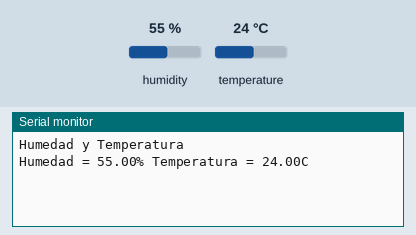
A sketch run on a simulated Arduino Uno, built with avr-gcc and run on an emulated ATmega328P. Shown: the last lines printed to the serial monitor. The inputs (shaded band) are chosen by the test bench; at power-on: humidity 55 %, temperature 24 °C.

Above: at 2.2 s.
2.3 s: humidity set to 22 %
At 3.8 s:
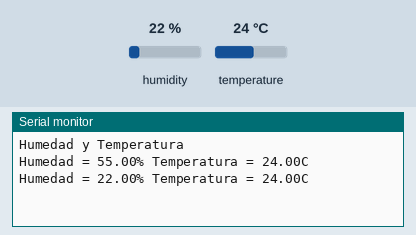
5.0 s: temperature set to 12 °C
At 6.2 s:
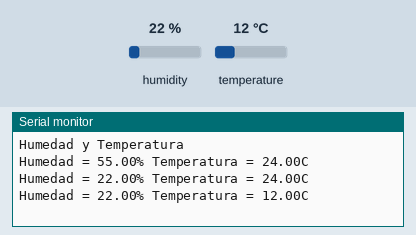
7.7 s: humidity set to 40 %
At 9.8 s:
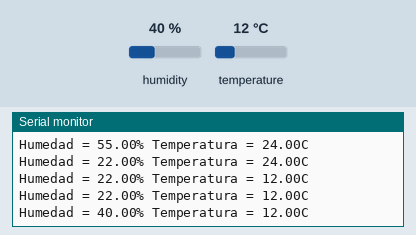
Timing chart, 0 to 11.3 s (numbered marks = the images above; inputs shaded):
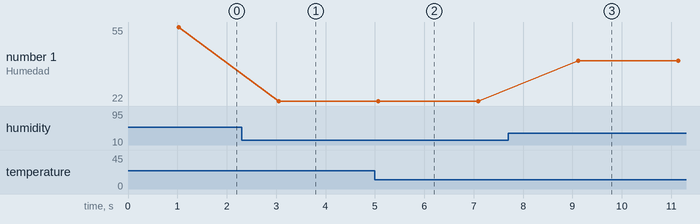

The sketch:

Sensor_de_temperatura_funcional.ino
```cpp
#include <DHT.h>
#define DHTTYPE DHT11
#define SENSOR 4 //Variable declarada para el NodeMCU que corresponde a la letra "D2" sabiendo que interna es "GPI04"

DHT dht(SENSOR, DHTTYPE);
void setup(void)
{
     dht.begin();
     Serial.begin(9600);
     Serial.println("Humedad y Temperatura ");
     delay(1000); //1 segundo
}
void loop() {
     float hum = dht.readHumidity();
     float term = dht.readTemperature();
     Serial.print("Humedad = ");
     Serial.print(hum);
     Serial.print("% ");
     Serial.print("Temperatura = ");
     Serial.print(term);
     Serial.println("C ");
     delay(2000); //2 segundos
}
```

Measured:
- after the input at 2.3 s, the serial monitor: prints a new line after 0.75 s (image 1)
- after the input at 5.0 s, the serial monitor: prints a new line after 0.07 s (image 2)
- after the input at 7.7 s, the serial monitor: prints a new line after 1.4 s (image 3)
- plotted number 1: 55 → 22 after the input at 2.3 s, 22 → 40 after the input at 7.7 s
